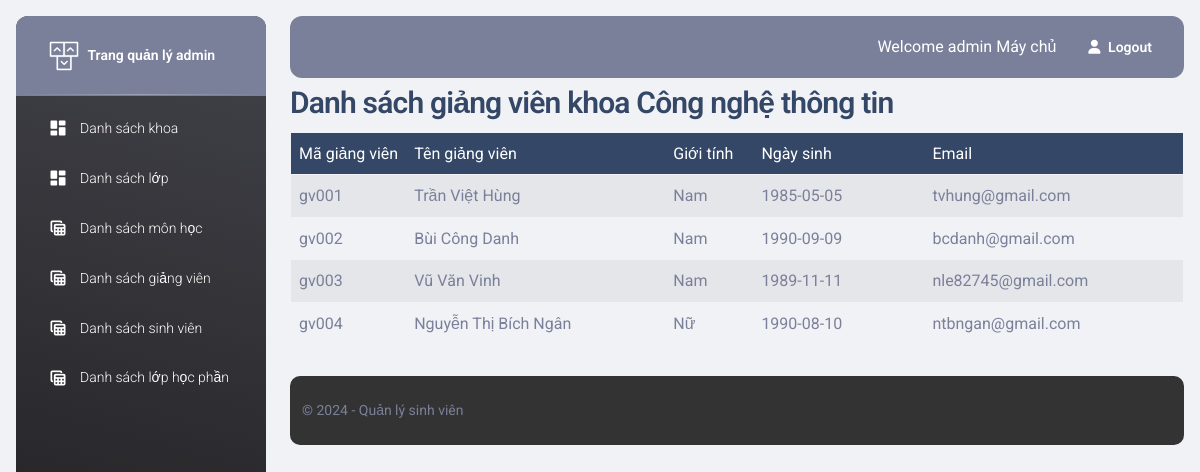
The app's page /qldiemsinhvien/admin/teacher_index_bymajor.php?major_id=1 (signed in) with its own data.
### tables this page shows
CREATE TABLE `major` (
  `major_id` int(10) NOT NULL,
  `major_name` varchar(255) NOT NULL
);

CREATE TABLE `teacher` (
  `teacher_id` varchar(10) NOT NULL,
  `major_id` int(10) NOT NULL
);

CREATE TABLE `user` (
  `username` varchar(10) NOT NULL,
  `password` varchar(255) NOT NULL,
  `name` varchar(255) NOT NULL,
  `gender` varchar(10) NOT NULL,
  `dateofbirth` date NOT NULL,
  `email` varchar(255) NOT NULL,
  `role` varchar(255) NOT NULL,
  `token` varchar(255) DEFAULT NULL
);

### qldiemsinhvien/class/Db.php (called while the page is built, shortened)
<?php
class Db {
    public static $conn = null;
    function __construct()
    {
        Db::$conn = new PDO('mysql:host=' . HOST . '; dbname=' . DB, U, P);
        Db::$conn->query('set names utf8');
    }
    function selectQuery($sql, $params=[]) {
        $stm = Db::$conn->prepare($sql);
        $stm->execute($params);
        return $stm->fetchAll(PDO::FETCH_OBJ);
    }
}

### qldiemsinhvien/class/major.php (called while the page is built, shortened)
<?php
class major extends Db {
    function get($id) {
        $sql = "select * from major where major_id = ?";
        return $this->selectQuery($sql, [$id]);
    }
}

### qldiemsinhvien/class/teacher.php (called while the page is built, shortened)
<?php
class teacher extends Db {
    function allByMajor($major_id) {
        $sql = "select * from teacher, user
                where teacher.teacher_id = user.username
                and teacher.major_id = ?";
        return $this->selectQuery($sql, [$major_id]);
    }
}

### qldiemsinhvien/admin/teacher_index_bymajor.php (the view, shortened to what this page needs)
<?php
$major_id = $_GET['major_id'] ?? '';
$teacher = new teacher();
$data = $teacher->allByMajor($major_id);
$major = new major();
$info = $major->get($major_id);
?>
<?php include '../admin/includes/header.php' ?>
<body class="g-sidenav-show  bg-gray-200">
<?php include '../admin/includes/aside.php' ?>
<main class="main-content position-relative max-height-vh-100 h-100 border-radius-lg ">
<?php include '../admin/includes/nav_top.php' ?>
<div class="container-fluid py-1 px-3">
    <h3>Danh sách giảng viên khoa <?php echo $info[0]->major_name ?></h3>
    <table border="1" id="table" class="table table-striped">
        <thead class="table-dark">
            <tr>
                <td style="width: 10%">Mã giảng viên</td>
                <td style="width: 30%">Tên giảng viên</td>
                <td style="width: 10%">Giới tính</td>
                <td style="width: 20%">Ngày sinh</td>
                <td style="width: 30%">Email</td>
            </tr>
        </thead>
        <tbody>
        <?php
            foreach($data as $item) {
                ?>
                <tr>
                    <td><?php echo $item->teacher_id ?></td>
                    <td><?php echo $item->name ?></td>
                    <td><?php echo $item->gender ?></td>
                    <td><?php echo $item->dateofbirth ?></td>
                    <td><?php echo $item->email ?></td>
                </tr>
                <?php
            }
            ?>
        </tbody>
    </table>
</div>
<?php include '../admin/includes/footer.php' ?>

### qldiemsinhvien/admin/includes/header.php (style rules this page uses)
body { display: flex; flex-direction: column; min-height: 100vh; margin: 0; }
main { flex: 1; }

### records on screen
major: major_name "Công nghệ thông tin"
teacher: teacher_id "gv001", teacher_id.name "Trần Việt Hùng", teacher_id.gender "Nam", teacher_id.dateofbirth "1985-05-05", teacher_id.email "tvhung@gmail.com"
teacher: teacher_id "gv002", teacher_id.name "Bùi Công Danh", teacher_id.gender "Nam", teacher_id.dateofbirth "1990-09-09", teacher_id.email "bcdanh@gmail.com"
teacher: teacher_id "gv003", teacher_id.name "Vũ Văn Vinh", teacher_id.gender "Nam", teacher_id.dateofbirth "1989-11-11", teacher_id.email "nle82745@gmail.com"
teacher: teacher_id "gv004", teacher_id.name "Nguyễn Thị Bích Ngân", teacher_id.gender "Nữ", teacher_id.dateofbirth "1990-08-10", teacher_id.email "ntbngan@gmail.com"

### other values on screen
$_SESSION['login'][2] "Máy chủ"
